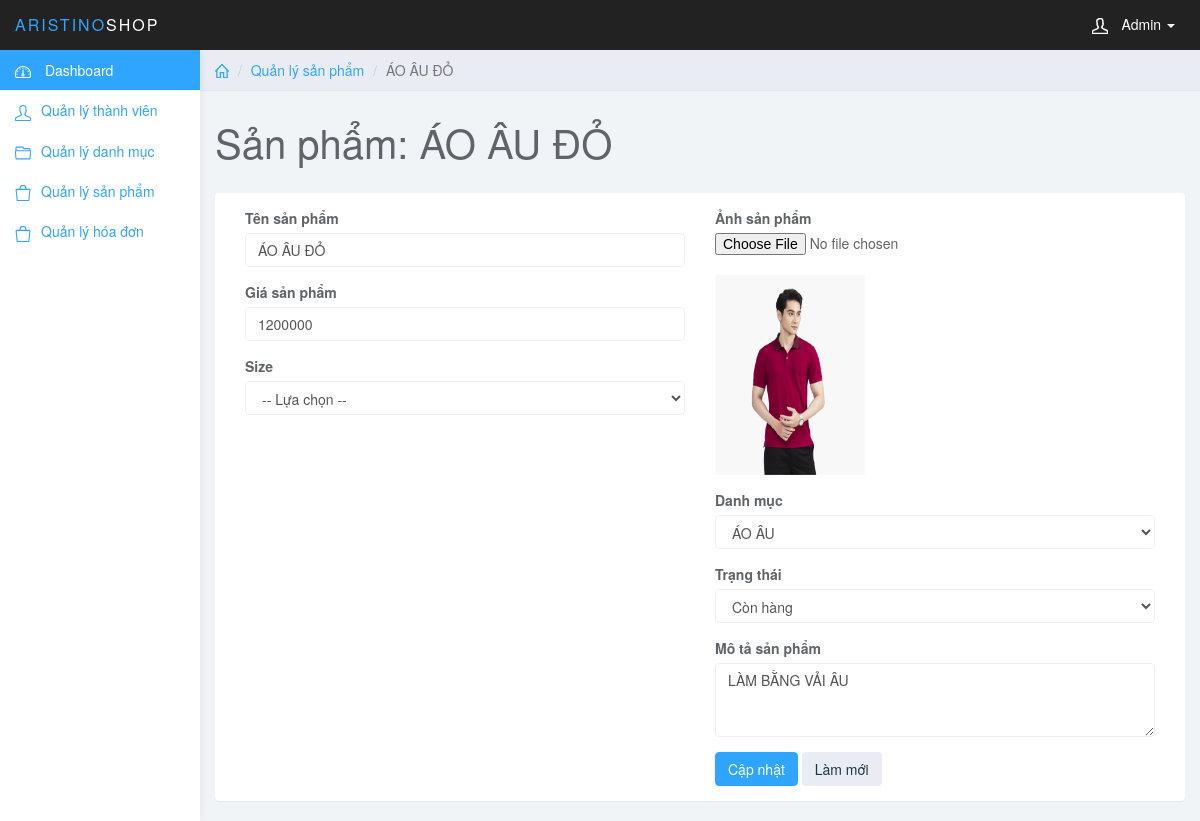
The page /final/aristino_shop/admin/index.php?page=edit_product&PRODUCT_ID=10 (signed in) on the database its author committed.
### tables this page shows
CREATE TABLE PRODUCT (
	PRODUCT_ID INT(11) NOT NULL AUTO_INCREMENT,
	PRODUCT_NAME VARCHAR(50) NOT NULL,
	PRODUCT_PRICE INT  NOT NULL ,
	PRODUCT_IMG VARCHAR(255) NOT NULL,
	PRODUCT_STATUS INT NOT NULL,
	PRODUCT_SIZE VARCHAR(10) NOT NULL,
	PRODUCT_DETAIL VARCHAR(50) NOT NULL,
	CATE_ID INT ,
	FOREIGN KEY (CATE_ID) REFERENCES CATEGORY(CATE_ID),
	PRIMARY KEY(PRODUCT_ID)
);

CREATE TABLE CATEGORY (
	CATE_ID int(11) NOT NULL AUTO_INCREMENT,
	CATE_NAME VARCHAR(50) NOT NULL,
	PRIMARY KEY(CATE_ID)
);

### final/aristino_shop/admin/modules/product/edit_product.php (the view, shortened to what this page needs)
<?php
  $sqlCategory = "SELECT * FROM category";
  $resultCategory = mysqli_query($conn, $sqlCategory);
 if(isset($_GET['PRODUCT_ID'])) {
     $prd_id = $_GET['PRODUCT_ID'];
     $sqlProd = "SELECT * FROM product WHERE PRODUCT_ID = $prd_id";
     $resultProd = mysqli_query($conn, $sqlProd);
     $prodEdit = mysqli_fetch_assoc($resultProd);
 }else{
     header('location: index.php?page=product');
 }
?>
	<div class="col-sm-9 col-sm-offset-3 col-lg-10 col-lg-offset-2 main">
		<div class="row">
			<ol class="breadcrumb">
                <li><a href="#"><svg class="glyph stroked home"><use xlink:href="#stroked-home"></use></svg></a></li>
                <li><a href="">Quản lý sản phẩm</a></li>
				<li class="active"><?php echo $prodEdit['PRODUCT_NAME'];  ?></li>
			</ol>
		</div>
		<div class="row">
			<div class="col-lg-12">
				<h1 class="page-header">Sản phẩm: <?php echo $prodEdit['PRODUCT_NAME'];  ?></h1>
			</div>
        </div>
        <div class="row">
                <div class="col-lg-12">
                    <div class="panel panel-default">
                        <div class="panel-body">
                            <div class="col-md-6">
                                <form role="form" method="post" enctype="multipart/form-data">
                                <div class="form-group">
                                    <label>Tên sản phẩm</label>
                                    <input type="text" name="PRODUCT_NAME" required class="form-control" value="<?php echo $prodEdit['PRODUCT_NAME']; ?>"  placeholder="">
                                </div>
                                <div class="form-group">
                                    <label>Giá sản phẩm</label>
                                    <input type="number" name="PRODUCT_PRICE" required value="<?php echo $prodEdit['PRODUCT_PRICE']; ?>" class="form-control">
                                </div>
                                <div class="form-group">
                                    <label>Size</label>
                                    <select name="PRODUCT_SIZE" class="form-control">
                                    <option value="0">-- Lựa chọn --</option>
                                </select>
                                </div>
                            </div>
                            <div class="col-md-6">
                                <div class="form-group">
                                    <label>Ảnh sản phẩm</label>
                                    <input type="file" name="PRODUCT_IMG" onchange="preview();">
                                    <br>
                                    <div>
                                    <img width="150px" height="200px" id="PRODUCT_IMG" src="images/<?php echo $prodEdit['PRODUCT_IMG'];?>">
                                    </div>
                                </div>
                                <div class="form-group">
                                    <label>Danh mục</label>
                                    <select name="CATE_ID" class="form-control">
                                    <?php if(mysqli_num_rows($resultCategory)) {
                                            while($cate = mysqli_fetch_assoc($resultCategory)) {
                                    ?>
                                        <option <?php if($prodEdit['CATE_ID'] == $cate['CATE_ID']) echo 'selected'; ?> value=<?php echo $cate['CATE_ID'] ?>><?php echo $cate['CATE_NAME'] ?></option>
                                    <?php
                                        }
                                    }
                                    ?>
                                    </select>
                                </div>
                                <div class="form-group">
                                    <label>Trạng thái</label>
                                    <select name="PRODUCT_STATUS" class="form-control">
                                    <option <?php if($prodEdit['PRODUCT_STATUS'] == 'CÒN HÀNG') echo 'selected'; ?> value=1>Còn hàng</option>
                                </select>
                                </div>
                                <div class="form-group">
                                        <label>Mô tả sản phẩm</label>
                                        <textarea name="PRODUCT_DETAIL" required class="form-control" rows="3"><?php echo $prodEdit['PRODUCT_DETAIL']; ?></textarea>
                                    </div>
                                <button type="submit" name="sbm" class="btn btn-primary">Cập nhật</button>
                                <button type="reset" class="btn btn-default">Làm mới</button>
                            </div>
                        </div>
                    </div>
                </div>
            </div>
	</div>

### final/aristino_shop/admin/css/styles.css (style rules this page uses)
body { background: #f1f4f7; padding-top: 50px; color: #5f6468; }
a, a:hover, a:focus { color: #30a5ff; }
h1, h2, h3, h4, h5, h6 { color: #5f6468; }
h1 { font-weight: 300; font-size: 40px; }
.form-control { border: 1px solid #eee; box-shadow: none; }
.btn-default, .btn-default:hover, .btn-default:focus, .btn-default:active, .btn-default.active, .open > .dropdown-toggle.btn-default, .btn-default.disabled, .btn-default[disabled], fieldset[disabled] .btn-default, .btn-default.disabled:hover, .btn-default[disabled]:hover, fieldset[disabled] .btn-default:hover, .btn-default.disabled:focus, .btn-default[disabled]:focus, fieldset[disabled] .btn-default:focus, .btn-default.disabled:active, .btn-default[disabled]:active, fieldset[disabled] .btn-default:active, .btn-default.disabled.active, .btn-default[disabled].active, fieldset[disabled] .btn-default.active { background-color: #e9ecf2; border-color: #e9ecf2; color: #1b3548; }
.btn-primary, .btn-primary:hover, .btn-primary:focus, .btn-primary:active, .btn-primary.active, .open > .dropdown-toggle.btn-primary, .btn-primary.disabled, .btn-primary[disabled], fieldset[disabled] .btn-primary, .btn-primary.disabled:hover, .btn-primary[disabled]:hover, fieldset[disabled] .btn-primary:hover, .btn-primary.disabled:focus, .btn-primary[disabled]:focus, fieldset[disabled] .btn-primary:focus, .btn-primary.disabled:active, .btn-primary[disabled]:active, fieldset[disabled] .btn-primary:active, .btn-primary.disabled.active, .btn-primary[disabled].active, fieldset[disabled] .btn-primary.active { background-color: #30a5ff; border-color: #30a5ff; }
.panel { border: 0; }
.breadcrumb { border-radius: 0; padding: 10px 15px; background: #e9ecf2; box-shadow: 0 1px 1px rgba(0, 0, 0, .05); margin: 0 ; }
h1.page-header { margin-top: 30px; border-bottom: 0; }
.breadcrumb .glyph { height: 14px; width: 14px; margin: -2px 0 0 0; stroke-width: 4px; }

### rows shown on the page
product: PRODUCT_NAME "ÁO ÂU ĐỎ", PRODUCT_PRICE "1200000", PRODUCT_IMG (picture), CATE_ID "ÁO ÂU", PRODUCT_DETAIL "LÀM BẰNG VẢI ÂU"
